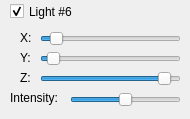
       <widget class="QWidget" name="light6">
        <widget class="QSlider" name="sliderLight6Z">
         <property name="geometry">
          <rect>
           <x>40</x>
           <y>69</y>
           <width>141</width>
           <height>19</height>
          </rect>
         </property>
         <property name="minimum">
          <number>-100</number>
         </property>
         <property name="maximum">
          <number>100</number>
         </property>
         <property name="value">
          <number>85</number>
         </property>
         <property name="sliderPosition">
          <number>85</number>
         </property>
         <property name="orientation">
          <enum>Qt::Horizontal</enum>
         </property>
        </widget>
        <widget class="QLabel" name="label_30">
         <property name="geometry">
          <rect>
           <x>20</x>
           <y>67</y>
           <width>21</width>
           <height>21</height>
          </rect>
         </property>
         <property name="text">
          <string>Z:</string>
         </property>
        </widget>
        <widget class="QLabel" name="label_31">
         <property name="geometry">
          <rect>
           <x>20</x>
           <y>27</y>
           <width>21</width>
           <height>21</height>
          </rect>
         </property>
         <property name="text">
          <string>X:</string>
         </property>
        </widget>
        <widget class="QSlider" name="sliderLight6Y">
         <property name="geometry">
          <rect>
           <x>40</x>
           <y>49</y>
           <width>141</width>
           <height>19</height>
          </rect>
         </property>
         <property name="minimum">
          <number>-100</number>
         </property>
         <property name="maximum">
          <number>100</number>
         </property>
         <property name="value">
          <number>-90</number>
         </property>
         <property name="sliderPosition">
          <number>-90</number>
         </property>
         <property name="orientation">
          <enum>Qt::Horizontal</enum>
         </property>
        </widget>
        <widget class="QSlider" name="sliderLight6X">
         <property name="geometry">
          <rect>
           <x>40</x>
           <y>29</y>
           <width>141</width>
           <height>19</height>
          </rect>
         </property>
         <property name="minimum">
          <number>-100</number>
         </property>
         <property name="maximum">
          <number>100</number>
         </property>
         <property name="value">
          <number>-85</number>
         </property>
         <property name="orientation">
          <enum>Qt::Horizontal</enum>
         </property>
        </widget>
        <widget class="QCheckBox" name="checkLight6">
         <property name="geometry">
          <rect>
           <x>10</x>
           <y>0</y>
           <width>70</width>
           <height>23</height>
          </rect>
         </property>
         <property name="text">
          <string>Light #6</string>
         </property>
         <property name="checked">
          <bool>true</bool>
         </property>
        </widget>
        <widget class="QLabel" name="label_32">
         <property name="enabled">
          <bool>true</bool>
         </property>
         <property name="geometry">
          <rect>
           <x>10</x>
           <y>90</y>
           <width>51</width>
           <height>16</height>
          </rect>
         </property>
         <property name="text">
          <string>Intensity:</string>
         </property>
        </widget>
        <widget class="QLabel" name="label_33">
         <property name="geometry">
          <rect>
           <x>20</x>
           <y>47</y>
           <width>21</width>
           <height>21</height>
          </rect>
         </property>
         <property name="text">
          <string>Y:</string>
         </property>
        </widget>
        <widget class="QSlider" name="sliderLighting6">
         <property name="enabled">
          <bool>true</bool>
         </property>
         <property name="geometry">
          <rect>
           <x>70</x>
           <y>90</y>
           <width>111</width>
           <height>20</height>
          </rect>
         </property>
         <property name="value">
          <number>50</number>
         </property>
         <property name="orientation">
          <enum>Qt::Horizontal</enum>
         </property>
         <property name="tickInterval">
          <number>1</number>
         </property>
        </widget>
       </widget>
